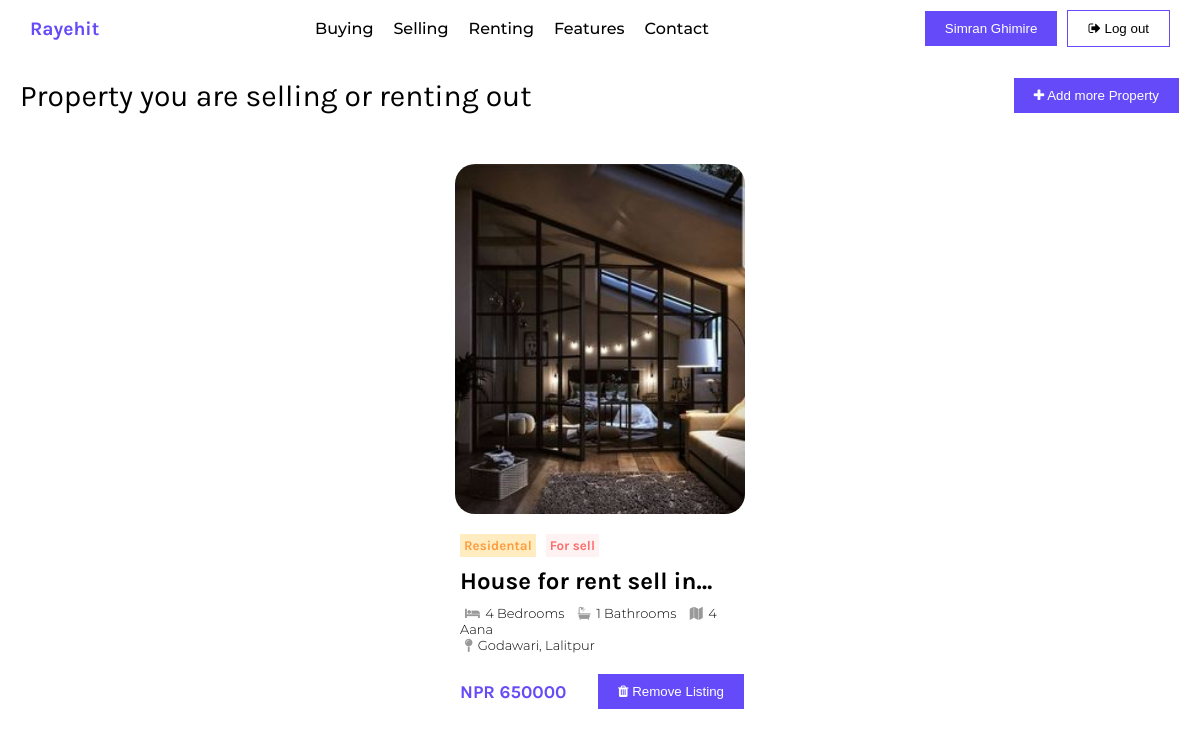
Page /sellerdb.php (signed in) on the committed database.
### tables this page shows
CREATE TABLE `properties` (
  `id` int(11) NOT NULL,
  `name` varchar(255) NOT NULL,
  `location` varchar(255) NOT NULL,
  `bed` int(11) NOT NULL,
  `bath` int(11) NOT NULL,
  `area` int(11) NOT NULL,
  `img` varchar(50) NOT NULL,
  `type` varchar(25) DEFAULT NULL,
  `price` int(11) DEFAULT NULL,
  `status` varchar(25) DEFAULT NULL,
  `uid` int(11) DEFAULT NULL
);

### services.php (called while the page is built, shortened)
<?php
    require './classes/Property.php';
function getSellerProperty($mysqli,$uid){
    $properties = array();
    $sql = "select * from properties where uid=$uid";
    if ($data = $mysqli->query($sql)) {
        if ($data->num_rows > 0) {
            while ($p = $data->fetch_assoc()) {
                $pid = $p['id'];
                $name = $p['name'];
                $l = $p['location'];
                $bed = $p['bed'];
                $bath = $p['bath'];
                $area = $p['area'];
                $img = $p['img'];
                $type = $p['type'];
                $price = $p['price'];
                $s = $p['status'];
                $property = new Property(
                    $pid,$name,$l,$bed,$bath,$area,$img,$type,$price,$s,$p['uid']
                );
                array_push($properties,$property);
                return $properties;
            }
        }else{
            return null;
        }
    }
}
?>

### classes/Property.php (called while the page is built, shortened)
<?php
    class Property{
        function __construct($id,$name,$location,$bed,$bath,$area,$img,$type,$price,$status,$uid){
            $this->id=$id;
            $this->name=$name;
            $this->location=$location;
            $this->bed=$bed;
            $this->bath=$bath;
            $this->area=$area;
            $this->img=$img;
            $this->type=$type;
            $this->price=$price;
            $this->status=$status;
        }
    }
?>

### partials/selfProperty.php (the view)
<?php
    function getFeaturedCard($pid,$location,$img,$status,$type,$title,$numbed,$numbath,$land,$price){
       return "
       <div class='featuredcard'>
    <div class='image'>
        <img src='$img'>
    </div>
    <div class='featuredtext'>
        <div class='typerow'>
            <div class='propertytype small kbold'>
                $type
            </div>
            <div class='propertytype small kbold'>
                For $status
            </div>
        </div>
        <div title='$title' class='title kbold'>
            $title
        </div>
        <div class='others mlight smalltext'>
            <span>
                <i class='fa fa-bed'></i> $numbed Bedrooms
            </span>
            <span>
                <i class='fa fa-bathtub'></i> $numbath Bathrooms
            </span>
            <span>
                <i class='fa fa-map'></i> $land Aana
            </span>
            <br>
            <span>
                <i class='fa fa-map-pin'></i> $location
            </span>
        </div>
        <div class='pricesection'>
            <div class='primarytext kbold largetext'>
                NPR $price
            </div>
            <div onclick=window.location.href='./deleteProperty.php?id=$pid&img=$img' class='buttons kbold'>
                <button class='primarybtn'>
                <i class='fa fa-trash'></i>
                    Remove Listing
                </button>
            </div>
        </div>
    </div>
</div>
       ";
    }
?>

### sellerdb.php (shortened to what this page needs)
<?php
    include './db/connect.php';
    include './services.php';
    include './partials/selfProperty.php';
?>
<!DOCTYPE html>
<html lang="en">
    <head>
        <link rel="stylesheet" href="./css/featuredcard.css">
        <link rel="stylesheet" href="./css/sellingdb.css">
    </head>
    <body>
        <?php include './partials/nav.php' ?>
        <main>
            <section class="heading kregular">
                <div class="title">
                    Property you are selling or renting out
                </div>
                <div class="buttons">
                    <button onclick="window.location.href='./addproperty.php'" class="primarybtn">
                        <i class="fa fa-plus"></i>
                        Add more Property
                    </button>
                </div>
            </section>
            <section class="row">
                <?php
                    $sellerProperty = getSellerProperty($mysqli,$user->id);
                    if($sellerProperty == null){
                        echo "<div class=kbold>You are not selling any properties</div>";
                    }else{
                        foreach ($sellerProperty as $p) {
                            echo getFeaturedCard(
                                $p->id,$p->location,
                                $p->img,$p->status,$p->type,$p->name,$p->bed,$p->bath,$p->area,$p->price
                            );
                        }
                    }
                ?>
            </section>
        </main>
    </body>
</html>

### css/featuredcard.css (style rules this page uses)
.small { font-size: smaller; }
.featuredcard { width: 25%; height: 550px; }
.propertytype { background: #ffecc1; width: fit-content; padding: 4px; color: #fc9e40; }
.propertytype:last-of-type { background: #fff2f2; width: fit-content; padding: 4px; color: #fb706f; }
.featuredtext { margin-left: 5px; margin-top: 20px; }
.featuredtext > .title { margin: 10px 0px; display: -webkit-box; cursor: pointer; user-select: none; -webkit-line-clamp: 1; -webkit-box-orient: vertical; overflow: hidden; text-overflow: ellipsis; font-size: x-large; }
.featuredcard > .image { height: 350px; border-radius: 20px; overflow: hidden; width: 100%; margin-bottom: 10px; }
.featuredcard > .image > img { width: 100%; height: 100%; }
.others > span > i { margin-right: 2px; color: #999; }
.others > span { margin: 5px; }
.pricesection { margin-top: 20px; display: flex; justify-content: space-between; align-items: center; }
.typerow { display: flex; column-gap: 10px; }

### css/sellingdb.css (style rules this page uses)
main { padding: 20px; }
.heading { display: flex; align-items: center; justify-content: space-between; }
.heading > .title { font-size: 30px; }
.row { margin-top: 50px; display: flex; justify-content: center; column-gap: 20px; flex-wrap: wrap; }

### css/nav.css (style rules this page uses)
.buttons { display: flex; column-gap: 10px; }
.buttons > button { cursor: pointer; padding: 10px 20px; }

### css/control.css (style rules this page uses)
:root { --primary: #654af9; --gradiant-end: #5761a2; --gradiant-start: #83b5e2; }
body, html, * { -webkit-user-drag: none; user-select: none; margin: 0; padding: 0; }
.primarytext { color: var(--primary); }
.smalltext { font-size: small; }
.largetext { font-size: large; }
.primarybtn { background: var(--primary); color: #fff; border: 1px solid #fff; }

### rows in the picture
properties: img (picture), type "Residental", status "sell", name "House for rent sell…", bed "4", bath "1", area "4", location "Godawari, Lalitpur", price "650000"

### other values in the picture
$user->name "Simran Ghimire"
